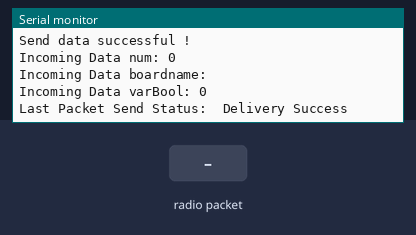
Simulated run of this sketch. Board: ESP32. Parts: the last lines printed to the serial monitor. The inputs (shaded band) are chosen by the test bench. WiFi joins after 1.5 s; servers stay silent unless stated.

Above: at 3.2 s.
3.3 s: radio packet "KingIncu" arrives
At 4.8 s:
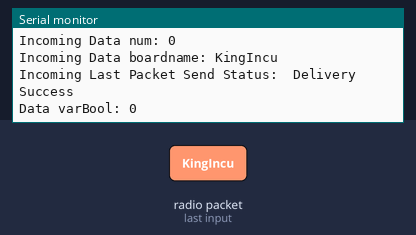
5.5 s: radio packet "1" arrives
At 6.9 s:
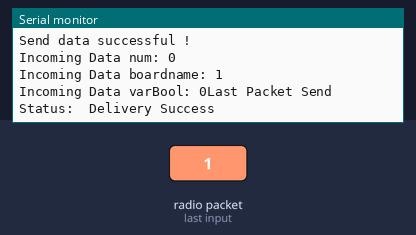

Measured:
- after the input at 3.3 s, the serial monitor: prints a new line after 0.72 s (image 1)
- after the input at 5.5 s, the serial monitor: prints a new line after 0.54 s (image 2)

The sketch:

ESPNOW_2WAYS_1.ino
```cpp
#include "ESPNow2Ways.h"

ESPNOW _ESPNow;

ESPNOW::DuLieuTruyenNhan_t DuLieuGuiDi;

void setup() {
  Serial.begin(115200);
  _ESPNow.KhoiTaoESPNow();

  strcpy(DuLieuGuiDi.boardName, "KingOven");
  DuLieuGuiDi.varBool = true;
}

void loop() {
  _ESPNow.GuiDuLieuQuaESPNow(DuLieuGuiDi);

  if (strcmp(_ESPNow.DuLieuNhanDuoc.boardName, "KingIncu") == 0) {
    Serial.println("OK Incu");
    DuLieuGuiDi.numInt = 14;
  }

  Serial.print("Incoming Data num: ");
  Serial.println(_ESPNow.DuLieuNhanDuoc.numInt);
  Serial.print("Incoming Data boardname: ");
  Serial.println(_ESPNow.DuLieuNhanDuoc.boardName);
  Serial.print("Incoming Data varBool: ");
  Serial.println(_ESPNow.DuLieuNhanDuoc.varBool);

  delay(1000);
}
```

ESPNow2Ways.cpp
```cpp
#include "ESPNOW2Ways.h"

uint8_t broadcastAddress[6] = { 0xFF, 0xFF, 0xFF, 0xFF, 0xFF, 0xFF };
ESPNOW::DuLieuTruyenNhan_t ESPNOW::DuLieuNhanDuoc;
esp_now_peer_info_t peerInfo;
const char* ssid = "IoTVision_2.4GHz";
const char* password = "iotvision@2022";
void ESPNOW::OnDataSent(const uint8_t *mac_addr, esp_now_send_status_t status) {
  Serial.print("Last Packet Send Status:\t");
  Serial.println(status == ESP_NOW_SEND_SUCCESS ? "Delivery Success" : "Delivery Fail");
}

void ESPNOW::OnDataRecv(const uint8_t *mac, const uint8_t *incomingData, int len) {
  memcpy(&DuLieuNhanDuoc, incomingData, sizeof(DuLieuNhanDuoc));

  // Serial.print("Incoming Data num: ");
  // Serial.println(DuLieuNhanDuoc.numInt);
}

void ESPNOW::KhoiTaoESPNow() {
  Serial.begin(115200);

  WiFi.mode(WIFI_STA);
  WiFi.begin(ssid, password);
  WiFi.setSleep(false);
  while (WiFi.status() != WL_CONNECTED) {
    delay(1000);
    Serial.println("Setting as a Wi-Fi Station..");
  }
  Serial.print("Station IP Address: ");
  Serial.println(WiFi.localIP());
  Serial.print("Wi-Fi Channel: ");
  Serial.println(WiFi.channel());

  if (esp_now_init() != ESP_OK) {
    Serial.println("Error initializing ESP-NOW");
  }

  esp_now_register_send_cb(ESPNOW::OnDataSent);
  esp_now_register_recv_cb(ESPNOW::OnDataRecv);

  memcpy(peerInfo.peer_addr, broadcastAddress, 6);
  peerInfo.channel = 0;
  peerInfo.encrypt = false;

  if (esp_now_add_peer(&peerInfo) != ESP_OK) {
    Serial.println("Failed to add peer");
  }
}

void ESPNOW::GuiDuLieuQuaESPNow(const DuLieuTruyenNhan_t &myData) {
  esp_err_t result = esp_now_send(broadcastAddress, (uint8_t *)&myData, sizeof(myData));

  if (result == ESP_OK) {
    Serial.println("Send data successful !");
  } else if (result == ESP_ERR_ESPNOW_NOT_INIT) {
    Serial.println("ESPNOW not Init.");
  } else if (result == ESP_ERR_ESPNOW_ARG) {
    Serial.println("Invalid Argument");
  } else if (result == ESP_ERR_ESPNOW_INTERNAL) {
    Serial.println("Internal Error");
  } else if (result == ESP_ERR_ESPNOW_NO_MEM) {
    Serial.println("ESP_ERR_ESPNOW_NO_MEM");
  } else if (result == ESP_ERR_ESPNOW_NOT_FOUND) {
    Serial.println("Peer not found.");
  } else {
    Serial.println("Unknown error");
  }
}
```

ESPNow2Ways.h
```cpp
#ifndef ESPNOW_2WAYS_H
#define ESPNOW_2WAYS_H

#include <esp_now.h>
#include <WiFi.h>

class ESPNOW {
public:
  typedef struct struct_message {
    char boardName[32];
    int numInt;
    float numFloat;
    bool varBool;
  } DuLieuTruyenNhan_t;

  static DuLieuTruyenNhan_t DuLieuNhanDuoc;

  void KhoiTaoESPNow();
  void GuiDuLieuQuaESPNow(const DuLieuTruyenNhan_t &myData);

private:
  static void OnDataSent(const uint8_t *mac_addr, esp_now_send_status_t status);
  static void OnDataRecv(const uint8_t *mac, const uint8_t *incomingData, int len);

};

#endif
```
